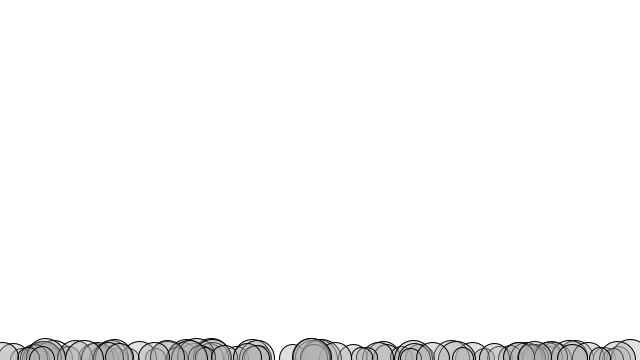
Frame 1 (no input)
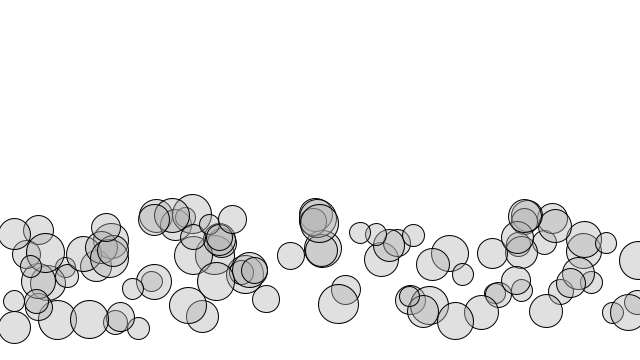
Frame 60 (the mouse pressed at the canvas centre just before this capture)
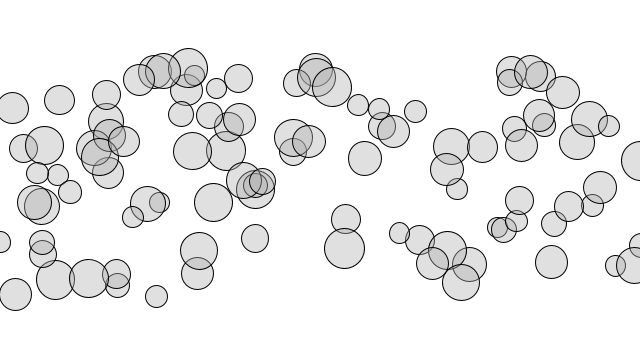
Frame 120 (the mouse held since frame 60 and released just before this capture)

The Processing sketch that drew these frames (run headless with seeded random() and noise(); from frame 60 on, the mouse is pressed at the canvas centre):

// Processing sketch: bubbleObject_2
// ── bubbleObject_2.pde
Bubble[] bubbles = new Bubble[100];

void setup() {
  size(640, 360);
  for (int i =0; i < bubbles.length; i++) {
    bubbles[i] = new Bubble(random(20, 40));
  }
}

void draw() {
  background(255);
  for (int i =0; i < bubbles.length; i++) {
    bubbles[i].ascend();
    bubbles[i].display();
    bubbles[i].top();
  }
}
// ── Bubble.pde
class Bubble {

  float x;
  float y;
  float diameter;
  float yspeed;
  
  Bubble(float tempD){
    x = random(width);
    y = height;
    diameter = tempD;
    yspeed = random(0.5, 2.5);
  }
  
  void ascend(){
    y = y- yspeed;
    x = x + random(-2, 2);
  }

  void display() {
    stroke(0);
    //noFill();
    fill(175, 100);
    ellipse(x, y, diameter, diameter);
  }

  void top() {
    if(y < diameter/2){
      //y = diameter/2;
      y = height;
    }
  }
}
